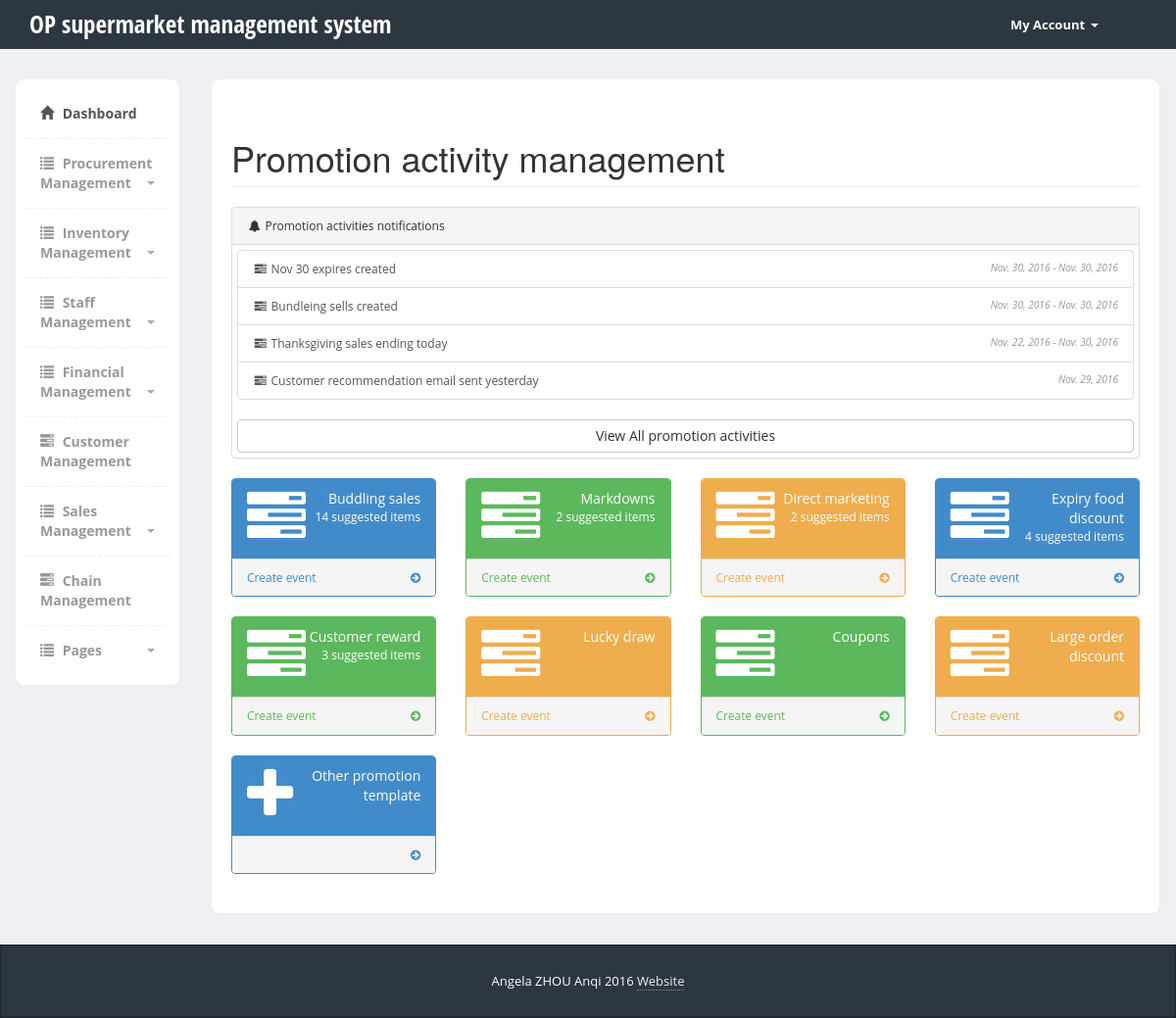
The app's page /sms/sales_management/promo_analysis, older data.
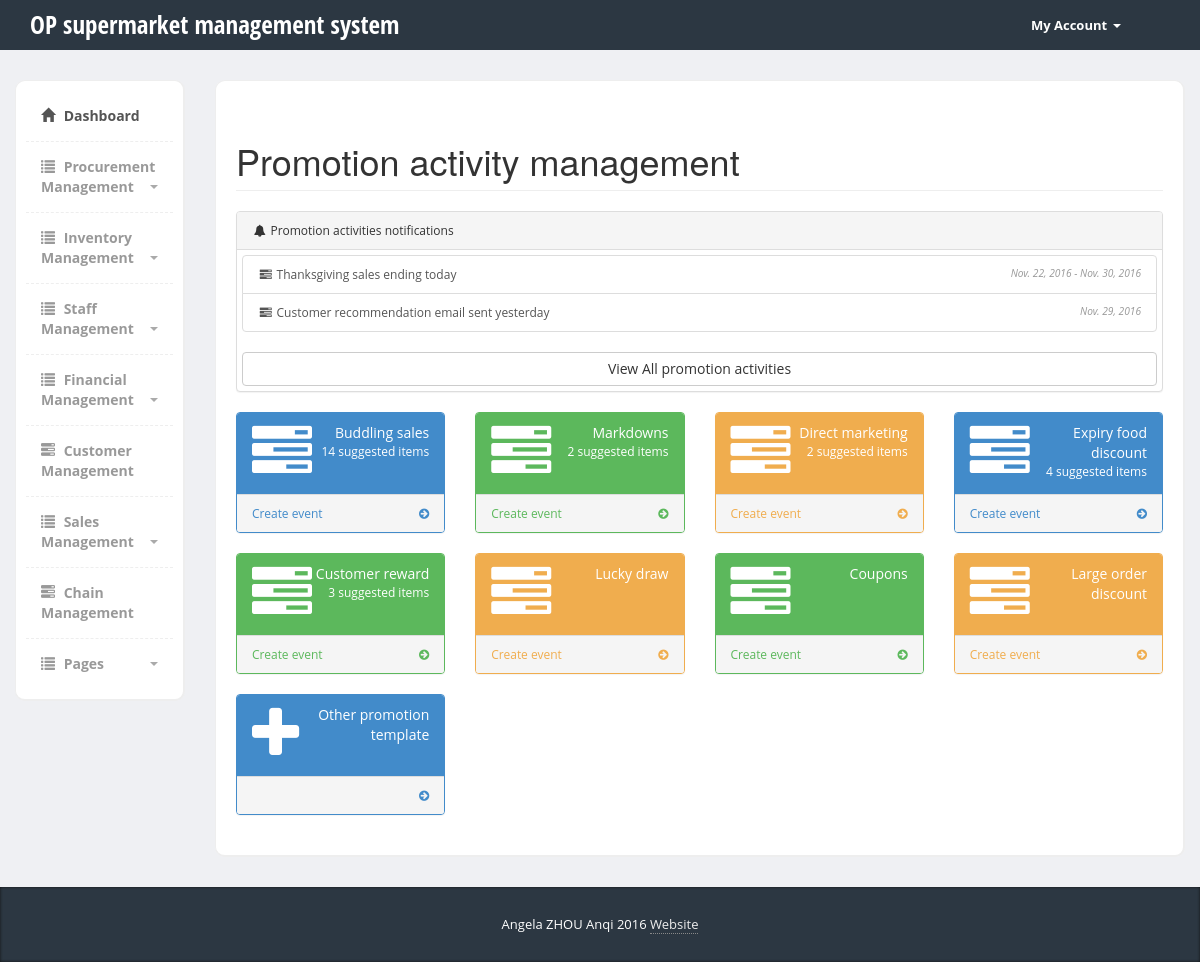
The same page, newer data.
### sms/models.py (models this page shows, shortened)
class Promo_event(models.Model):
    name = models.CharField(max_length=200)
    event_type= models.CharField(max_length=200)
    start_date   = models.DateField(default=datetime.now, blank=True)
    end_date   = models.DateField(default=datetime.now, blank=True)
    status = models.CharField(default='active', max_length=200)
    priority = models.IntegerField(default=1)
    staff = models.CharField(default=' ', max_length=200)

### sms/views.py (the view)
def promo_analysis(request):
	event_list= Promo_event.objects.all().order_by('id').reverse()
	context = {'event_list': event_list}
	return render(request, 'sms/promo_analysis.html', context)

### sms/templates/sms/promo_analysis.html (shortened to what the changed rows need)
{% load static %}
<!DOCTYPE html>
<html>
  <head>
    <link href="{% static 'sms/bootstrap/css/bootstrap.min.css'%}" rel="stylesheet">
    <link href="{% static 'sms/css/styles.css'%}" rel="stylesheet">
    <link href="{% static 'sms/vendors/font-awesome/css/font-awesome.min.css'%}" rel="stylesheet" type="text/css">
  </head>
  <body>
  	<div class="header">
	     <div class="container">
	        <div class="row">
	           <div class="col-md-5">
	              <div class="logo">
	                 <h1><a href="index.html">OP supermarket management system</a></h1>
	              </div>
	           </div>
	        </div>
	     </div>
	</div>
    <div class="page-content">
    	<div class="row">
		  <div class="col-md-10">
		  	<div class="content-box-large">
            <div class="row">
                <div class="col-lg-12">
                    <h1 class="page-header">Promotion activity management</h1>
                </div>
            </div>
            <div class="row">
                <div class="col-lg-12  col-md-6">
                <div class="panel panel-default">
                        <div class="panel-body">
                            <div class="list-group">
                                {% if event_list%}
                                    {% for event in event_list %}
                                <a href="#" class="list-group-item">
                                    <i class="fa fa-tasks fa-fw"></i>  {{event.name}} created
                                    <span class="pull-right text-muted small"><em>{{event.start_date}} - {{event.end_date}}</em>
                                    </span>
                                </a>
                                    {% endfor %}
                                {%endif%}
                                <a href="#" class="list-group-item">
                                    <i class="fa fa-tasks fa-fw"></i> Thanksgiving sales ending today
                                    <span class="pull-right text-muted small"><em>Nov. 22, 2016 - Nov. 30, 2016 </em>
                                    </span>
                                </a>
                                <a href="#" class="list-group-item">
                                    <i class="fa fa-tasks fa-fw"></i> Customer recommendation email sent yesterday
                                    <span class="pull-right text-muted small"><em>Nov. 29, 2016</em>
                                    </span>
                                </a>
                            </div>
                        </div>
                    </div>
                   </div>
            </div>
		 </div>
    </div>
   </div>
  </body>
</html>

Row changes from the older to the newer data that the page shows:
removed Promo_event: name "Nov 30 expires", start_date "Nov. 30, 2016", end_date "Nov. 30, 2016"
removed Promo_event: name "Bundleing sells", start_date "Nov. 30, 2016", end_date "Nov. 30, 2016"
